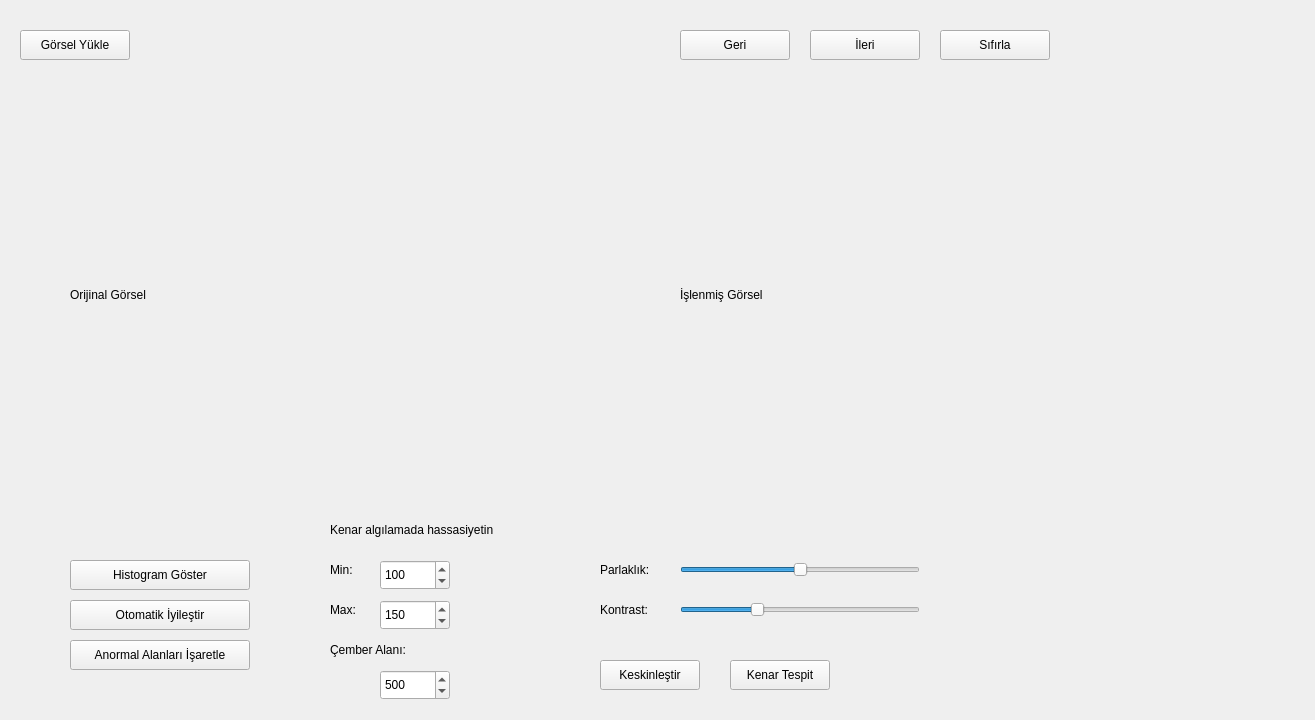
<?xml version="1.0" encoding="UTF-8"?>
<ui version="4.0">
 <class>Widget</class>
 <widget class="QWidget" name="Widget">
  <property name="geometry">
   <rect>
    <x>0</x>
    <y>0</y>
    <width>1315</width>
    <height>720</height>
   </rect>
  </property>
  <property name="minimumSize">
   <size>
    <width>1312</width>
    <height>0</height>
   </size>
  </property>
  <property name="sizeIncrement">
   <size>
    <width>0</width>
    <height>0</height>
   </size>
  </property>
  <property name="windowTitle">
   <string>Widget</string>
  </property>
  <widget class="QPushButton" name="load_button">
   <property name="geometry">
    <rect>
     <x>20</x>
     <y>30</y>
     <width>110</width>
     <height>30</height>
    </rect>
   </property>
   <property name="text">
    <string>Görsel Yükle</string>
   </property>
  </widget>
  <widget class="QLabel" name="original_label">
   <property name="geometry">
    <rect>
     <x>70</x>
     <y>90</y>
     <width>550</width>
     <height>410</height>
    </rect>
   </property>
   <property name="text">
    <string>Orijinal Görsel</string>
   </property>
  </widget>
  <widget class="QLabel" name="processed_label">
   <property name="geometry">
    <rect>
     <x>680</x>
     <y>90</y>
     <width>550</width>
     <height>410</height>
    </rect>
   </property>
   <property name="text">
    <string>İşlenmiş Görsel</string>
   </property>
  </widget>
  <widget class="QPushButton" name="edge_button">
   <property name="geometry">
    <rect>
     <x>730</x>
     <y>660</y>
     <width>100</width>
     <height>30</height>
    </rect>
   </property>
   <property name="text">
    <string>Kenar Tespit</string>
   </property>
  </widget>
  <widget class="QPushButton" name="sharpen_button">
   <property name="geometry">
    <rect>
     <x>600</x>
     <y>660</y>
     <width>100</width>
     <height>30</height>
    </rect>
   </property>
   <property name="text">
    <string>Keskinleştir</string>
   </property>
  </widget>
  <widget class="QSlider" name="brightness_slider">
   <property name="geometry">
    <rect>
     <x>680</x>
     <y>560</y>
     <width>240</width>
     <height>20</height>
    </rect>
   </property>
   <property name="minimum">
    <number>-100</number>
   </property>
   <property name="maximum">
    <number>100</number>
   </property>
   <property name="orientation">
    <enum>Qt::Orientation::Horizontal</enum>
   </property>
  </widget>
  <widget class="QSlider" name="contrast_slider">
   <property name="geometry">
    <rect>
     <x>680</x>
     <y>600</y>
     <width>240</width>
     <height>20</height>
    </rect>
   </property>
   <property name="minimum">
    <number>10</number>
   </property>
   <property name="maximum">
    <number>300</number>
   </property>
   <property name="value">
    <number>100</number>
   </property>
   <property name="orientation">
    <enum>Qt::Orientation::Horizontal</enum>
   </property>
  </widget>
  <widget class="QLabel" name="label">
   <property name="geometry">
    <rect>
     <x>600</x>
     <y>560</y>
     <width>62</width>
     <height>20</height>
    </rect>
   </property>
   <property name="text">
    <string>Parlaklık:</string>
   </property>
  </widget>
  <widget class="QLabel" name="label_2">
   <property name="geometry">
    <rect>
     <x>600</x>
     <y>600</y>
     <width>62</width>
     <height>20</height>
    </rect>
   </property>
   <property name="text">
    <string>Kontrast:</string>
   </property>
  </widget>
  <widget class="QPushButton" name="hist_button">
   <property name="geometry">
    <rect>
     <x>70</x>
     <y>560</y>
     <width>180</width>
     <height>30</height>
    </rect>
   </property>
   <property name="text">
    <string>Histogram Göster</string>
   </property>
  </widget>
  <widget class="QPushButton" name="auto_enhance_button">
   <property name="geometry">
    <rect>
     <x>70</x>
     <y>600</y>
     <width>180</width>
     <height>30</height>
    </rect>
   </property>
   <property name="text">
    <string>Otomatik İyileştir</string>
   </property>
  </widget>
  <widget class="QPushButton" name="highlight_button">
   <property name="geometry">
    <rect>
     <x>70</x>
     <y>640</y>
     <width>180</width>
     <height>30</height>
    </rect>
   </property>
   <property name="text">
    <string>Anormal Alanları İşaretle</string>
   </property>
  </widget>
  <widget class="QSpinBox" name="canny_thresh1_spin">
   <property name="geometry">
    <rect>
     <x>380</x>
     <y>560</y>
     <width>70</width>
     <height>30</height>
    </rect>
   </property>
   <property name="maximum">
    <number>500</number>
   </property>
   <property name="singleStep">
    <number>1</number>
   </property>
   <property name="value">
    <number>100</number>
   </property>
  </widget>
  <widget class="QSpinBox" name="canny_thresh2_spin">
   <property name="geometry">
    <rect>
     <x>380</x>
     <y>600</y>
     <width>70</width>
     <height>30</height>
    </rect>
   </property>
   <property name="maximum">
    <number>500</number>
   </property>
   <property name="singleStep">
    <number>1</number>
   </property>
   <property name="value">
    <number>150</number>
   </property>
  </widget>
  <widget class="QSpinBox" name="area_threshold_spin">
   <property name="geometry">
    <rect>
     <x>380</x>
     <y>670</y>
     <width>70</width>
     <height>30</height>
    </rect>
   </property>
   <property name="maximum">
    <number>10000</number>
   </property>
   <property name="singleStep">
    <number>1</number>
   </property>
   <property name="value">
    <number>500</number>
   </property>
  </widget>
  <widget class="QLabel" name="label_3">
   <property name="geometry">
    <rect>
     <x>330</x>
     <y>520</y>
     <width>210</width>
     <height>20</height>
    </rect>
   </property>
   <property name="text">
    <string>Kenar algılamada hassasiyetin</string>
   </property>
  </widget>
  <widget class="QLabel" name="label_4">
   <property name="geometry">
    <rect>
     <x>330</x>
     <y>560</y>
     <width>60</width>
     <height>20</height>
    </rect>
   </property>
   <property name="text">
    <string>Min:</string>
   </property>
  </widget>
  <widget class="QLabel" name="label_5">
   <property name="geometry">
    <rect>
     <x>330</x>
     <y>600</y>
     <width>60</width>
     <height>20</height>
    </rect>
   </property>
   <property name="text">
    <string>Max:</string>
   </property>
  </widget>
  <widget class="QLabel" name="label_6">
   <property name="geometry">
    <rect>
     <x>330</x>
     <y>640</y>
     <width>100</width>
     <height>20</height>
    </rect>
   </property>
   <property name="text">
    <string>Çember Alanı:</string>
   </property>
  </widget>
  <widget class="QPushButton" name="undo_button">
   <property name="geometry">
    <rect>
     <x>680</x>
     <y>30</y>
     <width>110</width>
     <height>30</height>
    </rect>
   </property>
   <property name="text">
    <string>Geri</string>
   </property>
  </widget>
  <widget class="QPushButton" name="redo_button">
   <property name="geometry">
    <rect>
     <x>810</x>
     <y>30</y>
     <width>110</width>
     <height>30</height>
    </rect>
   </property>
   <property name="text">
    <string>İleri</string>
   </property>
  </widget>
  <widget class="QPushButton" name="reset_button">
   <property name="geometry">
    <rect>
     <x>940</x>
     <y>30</y>
     <width>110</width>
     <height>30</height>
    </rect>
   </property>
   <property name="text">
    <string>Sıfırla</string>
   </property>
  </widget>
 </widget>
 <resources/>
 <connections/>
</ui>
